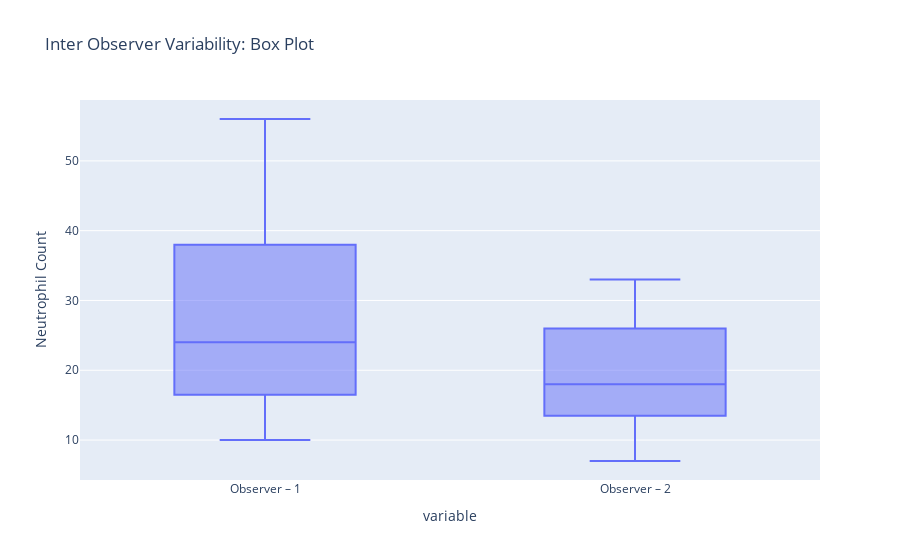

The notebook cell this image was saved under:
### Code cell
fig = px.box(InterVar, y=['Observer – 1', 'Observer – 2'], 
             title='Inter Observer Variability: Box Plot')
fig.update_layout(yaxis_title='Neutrophil Count')
fig.show()

### Figure 1 — Plotly figure (JSON) as saved in the notebook; plotly's stock layout.template omitted (floating-point values rounded to 4 significant figures)
{"data": [{"alignmentgroup": "True", "hovertemplate": "variable=%{x}<br>value=%{y}<extra></extra>", "legendgroup": "", "marker": {"color": "#636efa"}, "name": "", "notched": false, "offsetgroup": "", "orientation": "v", "showlegend": false, "type": "box", "x": ["Observer – 1", "Observer – 1", "Observer – 1", "Observer – 1", "Observer – 1", "Observer – 1", "Observer – 1", "Observer – 1", "Observer – 1", "Observer – 1", "Observer – 1", "Observer – 1", "Observer – 1", "Observer – 1", "Observer – 1", "Observer – 1", "Observer – 1", "Observer – 1", "Observer – 1", "Observer – 1", "Observer – 1", "Observer – 1", "Observer – 1", "Observer – 1", "Observer – 1", "Observer – 1", "Observer – 1", "Observer – 1", "Observer – 1", "Observer – 2", "Observer – 2", "Observer – 2", "Observer – 2", "Observer – 2", "Observer – 2", "Observer – 2", "Observer – 2", "Observer – 2", "Observer – 2", "Observer – 2", "Observer – 2", "Observer – 2", "Observer – 2", "Observer – 2", "Observer – 2", "Observer – 2", "Observer – 2", "Observer – 2", "Observer – 2", "Observer – 2", "Observer – 2", "Observer – 2", "Observer – 2", "Observer – 2", "Observer – 2", "Observer – 2", "Observer – 2", "Observer – 2"], "x0": " ", "xaxis": "x", "y": [32, 41, 45, 19, 35, 10, 34, 26, 26, 56, 23, 24, 38, 15, 21, 21, 11, 43, 38, 15, 15, 14, 24, 24, 44, 40, 32, 17, 15, 21, 29, 26, 18, 26, 8, 16, 20, 23, 22, 12, 21, 23, 12, 16, 14, 15, 27, 29, 15, 12, 7, 16, 14, 27, 33, 27, 12, 11], "y0": " ", "yaxis": "y"}], "layout": {"boxmode": "group", "legend": {"tracegroupgap": 0}, "title": {"text": "Inter Observer Variability: Box Plot"}, "xaxis": {"anchor": "y", "domain": [0, 1], "title": {"text": "variable"}}, "yaxis": {"anchor": "x", "domain": [0, 1], "title": {"text": "Neutrophil Count"}}}}
